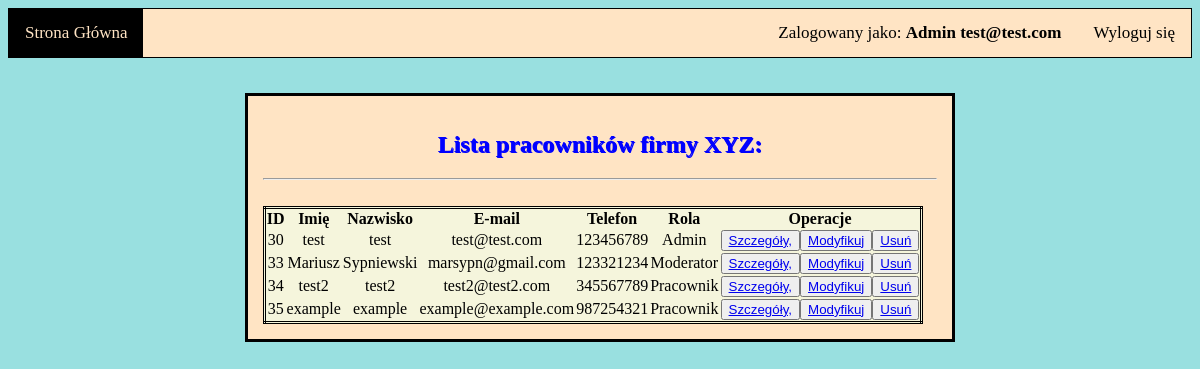
Screenshot of /listaPracownikow.php (signed in) with the database file from the repository.
### tables this page shows
CREATE TABLE `uzytkownik` (
  `ID` int(11) NOT NULL,
  `imie` varchar(30) NOT NULL,
  `nazwisko` varchar(40) NOT NULL,
  `email` varchar(40) NOT NULL,
  `telefon` varchar(15) NOT NULL,
  `haslo` varchar(255) NOT NULL,
  `rola` varchar(25) NOT NULL
);

### listaPracownikow.php (the view, shortened to what this page needs)
<?php
require 'config.php';
        if (!empty($_SESSION["id"]))
            {
            $id = $_SESSION["id"];
            $result = mysqli_query($conn, "SELECT * FROM uzytkownik WHERE id = $id");
            $sessionRow = mysqli_fetch_assoc($result);
            }
            else {
                header("Location: index.php");
            }
?>
<!DOCTYPE html>
<html lang="pl">
<head>
    <link rel="stylesheet" href="Arkusz.css">
</head>
<body>
    <div class="topnav">
        <a class="active" href="index.php">Strona Główna</a>
        <?php
        if (!empty($_SESSION["id"]))
            {
            echo('<a style="float: right;" href="wyloguj.php">Wyloguj się</a>');
            echo'<div style="float: right;">
            Zalogowany jako: <b>',$sessionRow['rola'] ,' ',$sessionRow["email"],'</b>
            </div>';
            }
        else
            {
            echo('<a style="float: right;" href="login.php">Zaloguj się</a>');
            echo('<a style="float: right;" href="Rejestracja.php">Rejestracja</a>');
            }
        ?>
    </div>
    <article>
        <h1>Lista pracowników firmy XYZ:</h1> <hr> <br>
        <table>
            <tr>
                <th>ID</th>
                <th>Imię</th>
                <th>Nazwisko</th>
                <th>E-mail</th>
                <th>Telefon</th>
                <th>Rola</th>
                <th>Operacje</th>
            </tr>
<?php
    $result = mysqli_query($conn, "SELECT * FROM uzytkownik");
    if ($result)
    {
        while ($row = mysqli_fetch_assoc($result))
        {
            $rowID = $row['ID'];
            echo'
            <tr>
                <td> '.$row['ID'].' </td>
                <td> '.$row['imie'].' </td>
                <td> '.$row['nazwisko'].' </td>
                <td> '.$row['email'].' </td>
                <td> '.$row['telefon'].' </td>
                <td> '.$row['rola'].' </td>
                <td> <button type="button"><a  href="pracownikInfo.php?infoid=';
                echo $rowID;
                echo '">Szczegóły, </a></button>';
                if ($sessionRow['rola'] == 'Admin') {
                    echo'<button type="button"><a  href="pracownikModyfikuj.php?modifyid=';
                    echo $rowID;
                    echo '">Modyfikuj </a></button>';
                    echo'<button type="button"><a  href="pracownikUsun.php?deleteid=';
                    echo $rowID;
                    echo'">Usuń </a></button>';
                }
                echo '</td>
            </tr>';
        }
    }
?>
        </table>
    </article>
    </body>
</html>

### Arkusz.css (style rules this page uses)
body { background-color: rgb(153, 224, 224); }
h1 { color: blue; text-shadow:1px 1px; text-align: center; }
.topnav { background-color: bisque; overflow: hidden; border-style: solid; border-width: 1px; border-color: black; }
.topnav a { float: left; color: black; text-align: center; padding: 14px 16px; text-decoration: none; font-size: 17px; }
.topnav div { float: left; color: black; text-align: center; padding: 14px 16px; text-decoration: none; font-size: 17px; }
.topnav a.active { background-color: #000000; color: bisque; }
article { background-color: bisque; border-style: solid; border-width: 3px; border-color: black; text-align: center; padding: 15px; margin-left: 20%; margin-right: 20%; margin-top: 35px; margin-bottom: 35px; }
table { background-color: beige; border-style: double; border-width: 3px; border-color: black; border-collapse: collapse; width: auto; }

### rows the page displays
uzytkownik: rola "Admin", email "test@test.com", ID "30", imie "test", nazwisko "test", telefon "123456789"
uzytkownik: ID "33", imie "Mariusz", nazwisko "Sypniewski", email "marsypn@gmail.com", telefon "123321234", rola "Moderator"
uzytkownik: ID "34", imie "test2", nazwisko "test2", email "test2@test2.com", telefon "345567789", rola "Pracownik"
uzytkownik: ID "35", imie "example", nazwisko "example", email "example@example.com", telefon "987254321", rola "Pracownik"
